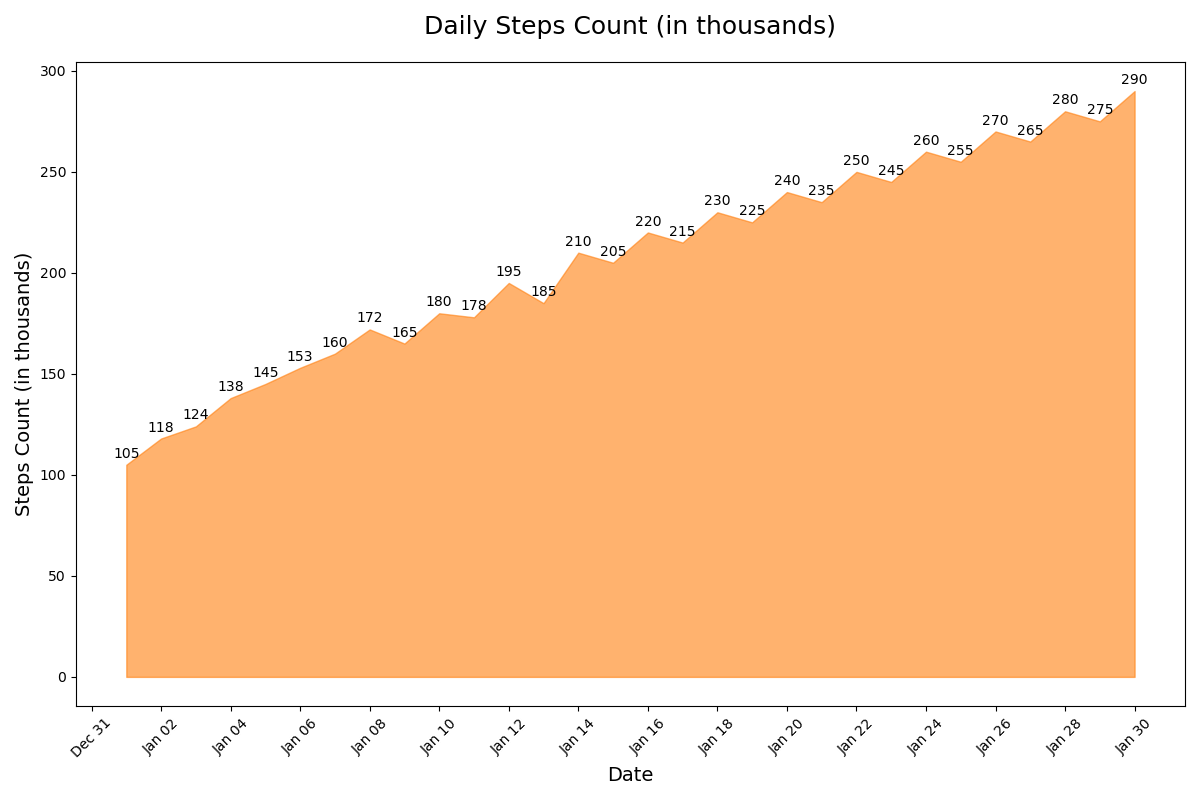

Reproduce this figure in Python.

import matplotlib.pyplot as plt
import pandas as pd
import matplotlib.dates as mdates

# Create the data
data = {
    "Date": ["2023-01-01", "2023-01-02", "2023-01-03", "2023-01-04", "2023-01-05",
             "2023-01-06", "2023-01-07", "2023-01-08", "2023-01-09", "2023-01-10",
             "2023-01-11", "2023-01-12", "2023-01-13", "2023-01-14", "2023-01-15",
             "2023-01-16", "2023-01-17", "2023-01-18", "2023-01-19", "2023-01-20",
             "2023-01-21", "2023-01-22", "2023-01-23", "2023-01-24", "2023-01-25",
             "2023-01-26", "2023-01-27", "2023-01-28", "2023-01-29", "2023-01-30"],
    "Value": [105, 118, 124, 138, 145, 153, 160, 172, 165, 180, 178, 195, 185, 210, 205, 220, 
              215, 230, 225, 240, 235, 250, 245, 260, 255, 270, 265, 280, 275, 290]
}

df = pd.DataFrame(data)
df['Date'] = pd.to_datetime(df['Date'])

# Plot the area chart
fig, ax = plt.subplots(figsize=(12, 8))
ax.fill_between(df['Date'], df['Value'], color='#ff7f0e', alpha=0.6)

# Add annotations
for i, txt in enumerate(df['Value']):
    ax.annotate(txt, (df['Date'][i], df['Value'][i]), textcoords="offset points", xytext=(0,5), ha='center')

# Formatting the plot
ax.set_title('Daily Steps Count (in thousands)', fontsize=18, pad=20)
ax.set_xlabel('Date', fontsize=14)
ax.set_ylabel('Steps Count (in thousands)', fontsize=14)
ax.xaxis.set_major_formatter(mdates.DateFormatter('%b %d'))
ax.xaxis.set_major_locator(mdates.DayLocator(interval=2))

plt.xticks(rotation=45)
plt.tight_layout()

plt.show()
